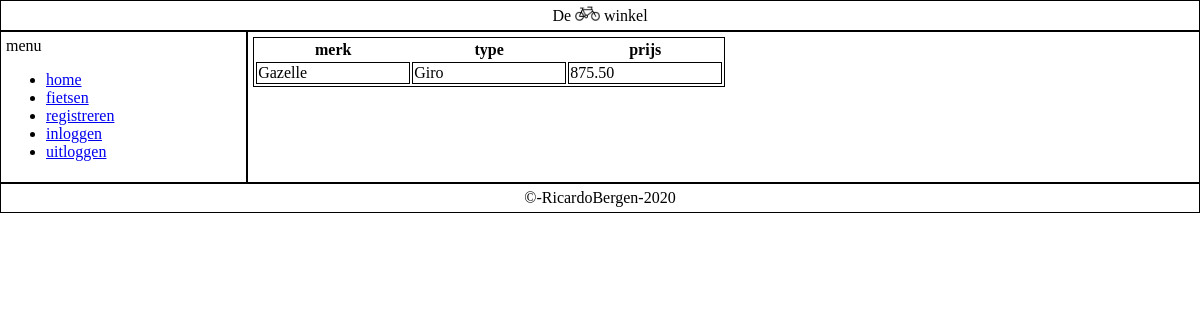
The app's page /index.php?page=detail&id=3 with its own data.
### tables this page shows
CREATE TABLE `fietsen` (
  `id` smallint(5) NOT NULL,
  `merk` varchar(15) NOT NULL,
  `type` varchar(25) NOT NULL,
  `prijs` decimal(6,2) NOT NULL
);

### pages/fietsendetail.php (the view, shortened to what this page needs)
<?php
  $conn = connectdb();
  echo "<table><tr><th>merk</th><th>type</th><th>prijs</th></tr>";
  $id = $_GET['id'];
  $stmt = $conn->prepare("SELECT * FROM fietsen");
  $stmt->execute();
  foreach($stmt->fetchAll() as $k=>$v) {
    if($id == $v['id']){
      echo "<tr><td>" . $v['merk'] . "</td><td>" . $v['type'] . "</td><td>" . $v['prijs'] . "</td></tr>";
    }else{
    }
  };
  echo "</table>";
?>

### css/fietsenwinkel.css (style rules this page uses)
body { margin: 0px; padding: 0px; min-height: 10vh; flex-direction:column; }
td { width:150px; }
table, td { border: solid 1px black; }

### records on screen
fietsen: merk "Gazelle", type "Giro", prijs "875.50"
